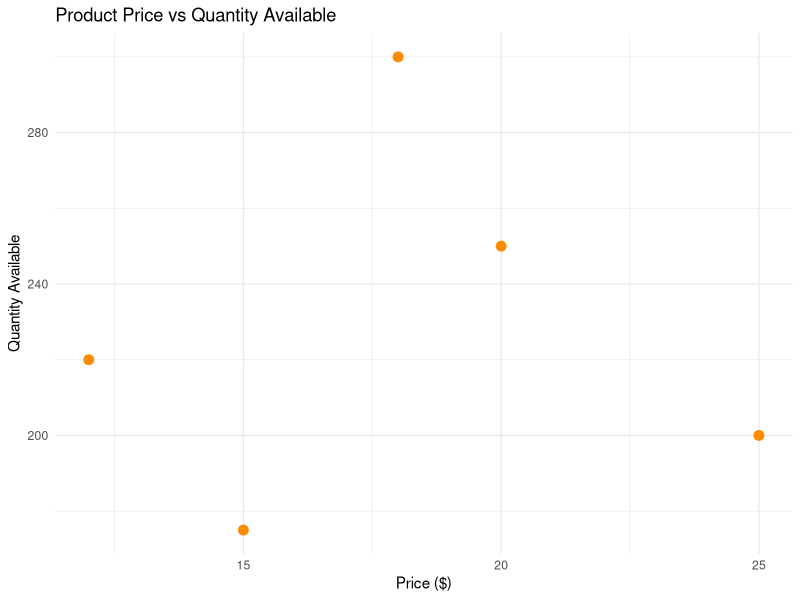

Recreate this plot in R.
library(ggplot2)

df4_price <- data.frame(
  Price = c(20, 15, 18, 25, 12),
  Quantity = c(250, 175, 300, 200, 220)
)

ggplot(df4_price, aes(x = Price, y = Quantity)) +
  geom_point(color = "darkorange", size = 3) +
  labs(title = "Product Price vs Quantity Available", x = "Price ($)", y = "Quantity Available") +
  theme_minimal()

# Insights:
# Analyzes if higher priced items tend to have lower available stock in inventory.
